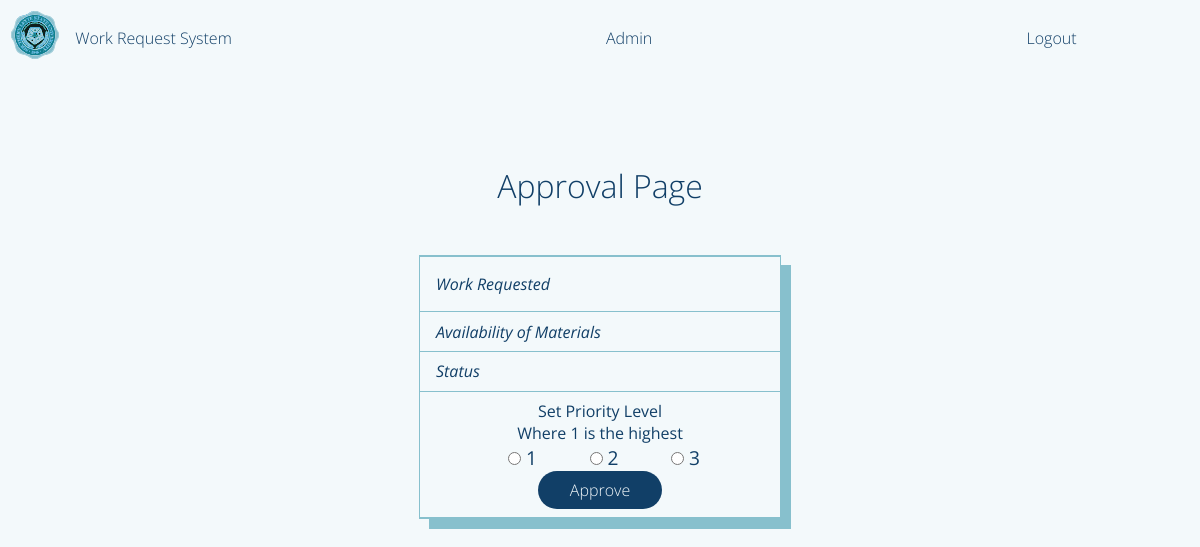
/adminPage/requestApproval/Elon/7 (signed in), run on an earlier commit of the app's database.
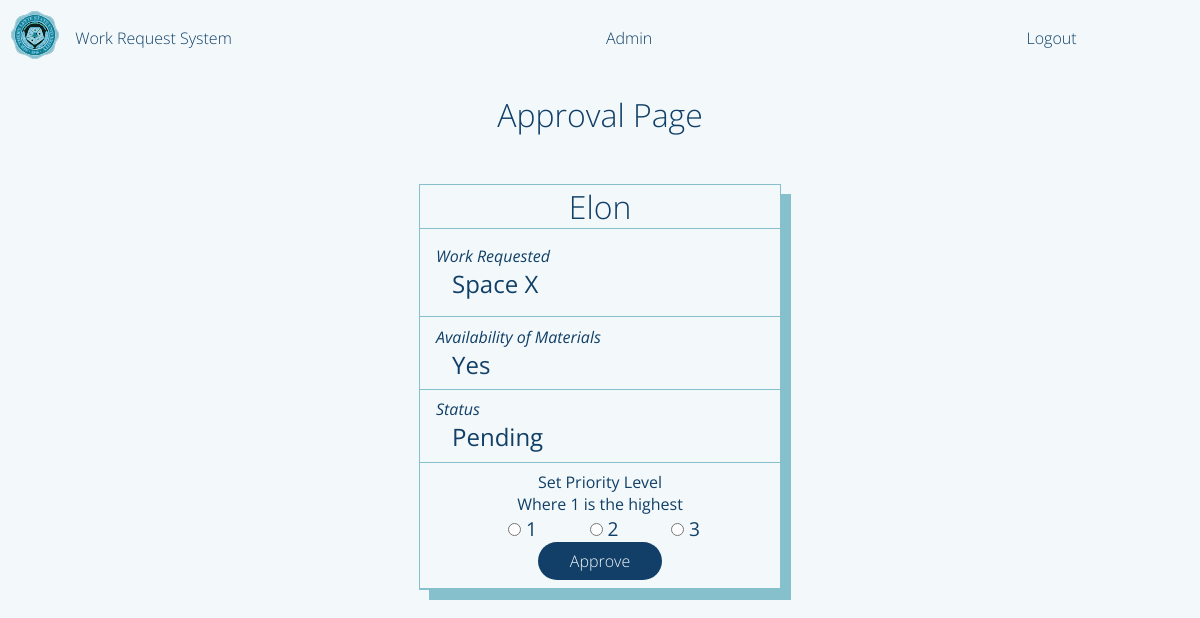
And on a later commit of the database.
### flaskApp/models.py (models this page shows, shortened)
class User(db.Model, UserMixin):
	__tablename__ = 'user'
	id = db.Column(db.Integer, primary_key=True)
	userName = db.Column(db.String(20), unique=True, nullable=False)
	userType = db.Column(db.String(20), default='Admin')
	passWord = db.Column(db.String(60), nullable=False)
	requestForm = db.relationship('UserRequestForm', backref='user')

class UserRequestForm(db.Model):
	__tablename__ = 'userRequestForm'
	id = db.Column(db.Integer, primary_key=True)
	requestorName = db.Column(db.String(500), nullable=False)
	requestTitle = db.Column(db.String(500), nullable=False)
	requestedWork = db.Column(db.String(500), nullable=False)
	roomNumber = db.Column(db.Integer(), nullable=False)
	avilabilityOfMaterials = db.Column(db.String(10), nullable=False)
	priorityLevel = db.Column(db.Integer, default=0) # change this to integer in the future 0 - pending 1 - high 2 - medium 3 - low
	status = db.Column(db.String(20), default='Pending')
	dateApproved = db.Column(DateTime, default=datetime.now(), nullable=False)
	dateLimit = db.Column(DateTime, default=datetime.now(), nullable=False)
	requestFormId = db.Column(db.Integer, db.ForeignKey('user.id'))

### flaskApp/routes.py (the view, shortened to what this page needs)
@app.route('/adminPage/requestApproval/<name>/<int:idNum>', methods=['POST', 'GET'])
def adminPageApproval(name, idNum):
	name_ = name
	idNum_ = idNum
	formApprove = RequestApproval()
	user = UserRequestForm.query.filter_by(requestorName=name_, id=idNum_).first()
	approvedDate = datetime.now()
	return render_template('adminApproval.html',id=idNum_, userName=name_, title='Admin Approval Page', user=current_user.userName, form=formApprove, user2=user)

### flaskApp/forms.py
class RequestApproval(FlaskForm):
	priorityLevel = RadioField('Level', choices=[1,2,3])
	submitApproval = SubmitField('Approve')

### flaskApp/models.py (called while the page is built)
@loginManager.user_loader
def loadUser(userId):
	return User.query.get(int(userId))

### flaskApp/templates/adminApproval.html (shortened to what this page needs)
{% extends "layout.html" %}
{% block content %}
	<main class="content-main">
		<section class="content-main-header">
			Approval Page
		</section>
		<section class="content-main-body">
			<div class="main-body-form">
				<header>{{user2.requestorName}}</header>
				<main>
					<section>
						<i>Work Requested</i>
						<i>{{user2.requestTitle}}</i>
					</section>
					<section>
						<i>Availability of Materials</i>
						<i>{{user2.avilabilityOfMaterials}}</i>
					</section>
					<section>
						<i>Status</i>
						<i>{{user2.status}}</i>
					</section>
					<section>
						<form method="POST" class="approval-form">
							<p>Set Priority Level</p>
							<p>Where 1 is the highest</p>
							{{ form.priorityLevel() }}
							{{ form.submitApproval(id="approve-btn") }}
						</form>
					</section>
				</main>
			</div>
		</section>
	</main>
{% endblock content %}

### flaskApp/templates/layout.html (shortened to what this page needs)
<!DOCTYPE html>
<html>
<head>
    {% if title == 'Login Page'%}
    	<link rel="stylesheet" type="text/css" href="{{ url_for('static', filename='login.css') }}">
    {% elif title == 'Admin Page'%}
    	<link rel="stylesheet" type="text/css" href="{{ url_for('static', filename='adminDashboard.css') }}">
    {% elif title == 'Requestor Page'%}
        <link rel="stylesheet" type="text/css" href="{{ url_for('static', filename='requestorDashboard.css') }}">
    {% elif title == 'Staff Page'%}
        <link rel="stylesheet" type="text/css" href="{{ url_for('static', filename='staffDashboard.css') }}">
     {% elif title == 'Admin Approval Page'%}
        <link rel="stylesheet" type="text/css" href="{{ url_for('static', filename='adminApproval.css') }}">
    {% endif%}
</head>
<body>
	<div class="container">
        {% if title != 'Login Page'%}
        <header class="content-header">
            <div class="img-box">
                <img class="logo_slsu" src="{{ url_for('static', filename='img/logo_slsu.svg') }}">
            </div>
            {% if title == 'Admin Page'%}
                <section class="header-title">
                    <a href="{{ url_for('adminPage') }}">Work Request System</a>
                </section>
                <section class="header-user">
                    {{ user }}
                </section>
            {% elif title == 'Admin Approval Page' %}
                <section class="header-title">
                    <a href="{{ url_for('adminPage') }}">Work Request System</a>
                </section>
                <section class="header-user">
                    {{ user }}
                </section>
            {% endif %}
            <div class="header-profile">
                {% if current_user.is_authenticated == True %}
                <a href="{{ url_for('logout') }}">Logout</a>
                {% endif %}
            </div>
        </header>
        {% endif%}
		{% block content %}{% endblock content %}
	</div>
</body>
</html>

### flaskApp/static/adminApproval.css (style rules this page uses)
body { background: var(--white); }
.container { margin: 0; display: grid; height: 100vh; grid-template-columns: 1fr 1fr 1fr; grid-template-rows: 0fr 1fr 0.5fr; grid-template-areas: 'h h h' 'm m m' 'f f f'; }
.content-header { grid-area: h; display: flex; flex-direction: row; align-items: center; padding: var(--fn-small); }
.img-box { flex-grow: 0; }
.header-title { flex-grow: 1; margin-left: 1rem; }
.header-title a { font-size: var(--fn-regular); font-weight: lighter; color: var(--blue); }
.header-user { flex-grow: 1; font-size: var(--fn-regular); font-weight: lighter; color: var(--blue); }
.header-profile { flex-grow: 0.3; }
.header-profile a { font-size: var(--fn-regular); font-weight: lighter; color: var(--blue); }
.content-main { grid-area: m; display: flex; flex-direction: column; justify-content: center; align-items: center; }
.content-main-header { color: var(--blue); font-size: var(--fn-large); font-weight: lighter; }
.content-main-body div { display: flex; flex-direction: column; height: 100%; width: 30vw; border: 1px solid var(--blueGreen); margin-top: 3rem; box-shadow: 10px 10px var(--blueGreen); }
.content-main-body div header, .content-main-body div main, .content-main-body div footer { color: var(--blue); }
.content-main-body div header { flex-grow: 0; text-align: center; font-size: var(--fn-large); font-weight: lighter; border-bottom: 1px solid var(--blueGreen); padding: 0; margin: 0; }
.content-main-body div main { flex-grow: 1; display: grid; grid-template-columns: 1fr; grid-template-rows: 0.3fr; }
.content-main-body div main section:first-child { padding: 1rem 1rem 1rem 0rem; }
.content-main-body div main section { display: flex; flex-direction: column; border-bottom: 1px solid var(--blueGreen); padding: 0; justify-content: center; }
.content-main-body div main section i { padding: 0; margin-left: 1rem; }
.content-main-body div main section i:nth-child(2) { font-size: var(--fn-medium); margin-left: 2rem; font-style: normal; }
#approve-btn { font-size: var(--fn-regular); background: var(--blue); color: var(--white); font-weight: lighter; padding: 0.5rem 2rem 0.5rem 2rem; cursor: pointer; }
.approval-form { display: block; text-align: center; }
.content-main-body div main section:nth-child(4) ul { list-style: none; display: flex; flex-direction: row; justify-content: space-between; margin: 0rem 5rem 0rem 3rem; }
.content-main-body div main section:nth-child(4) ul li { font-size: 1.2rem; }

### flaskApp/static/globalVariables.css (style rules this page uses)
* { font-family: 'Open Sans'; margin: 0; }
:root { --white: #F3F9FB; --blue: #113F67; --lightBlue: #226597; --blueGreen: #87C0CD; --blueGreenRGB: 135, 192, 205; --danger: #6581db; --box-shadow-blueGreen: rgba(135, 192, 205,0.3); --box-shadow: 5px 5px 10px 1px rgba(135, 192, 205,0.4), -5px -5px 10px 1px rgba(255, 255, 255,0.8); --box-shadow-low: 5px 5px 10px 1px rgba(135, 192, 205,0.4); --box-shadow-high: -5px -5px 10px 1px rgba(255, 255, 255,0.8); --fn-regular: 1rem; --fn-small: 0.7rem; --fn-large: 2rem; --fn-xlarge: 3rem; --fn-medium: 1.5rem; --border-radius: 2rem; --img-danger: invert(83%) sepia(36%) saturate(5506%) hue-rotate(310deg) brightness(84%) contrast(105%); --img-color-blue: invert(19%) sepia(21%) saturate(3410%) hue-rotate(178deg) brightness(94%) contrast(92%); --img-color-lightBlue: invert(29%) sepia(81%) saturate(550%) hue-rotate(165deg) brightness(95%) contrast(88%); --img-color-blueGreen: invert(76%) sepia(41%) saturate(278%) hue-rotate(144deg) brightness(91%) contrast(84%); --img-color-white: invert(98%) sepia(1%) saturate(1507%) hue-rotate(172deg) brightness(101%) contrast(97%); --setBefore: 0%; }
body { background: var(--white); color: var(--white); }
input { padding: 1rem; border-radius: var(--border-radius); outline: none; border: none; font-weight: lighter; color: var(--blue); }
a { text-decoration: none; color: var(--blueGreen); }
.logo_slsu { width: 3rem; height: 3rem; filter: invert(97%) sepia(45%) saturate(6373%) hue-rotate(166deg) brightness(85%) contrast(88%); }
.header-profile a { text-decoration: none; color: var(--white); }

What changed in the data, as far as the page shows it:
added UserRequestForm: requestorName "Elon", requestTitle "Space X", avilabilityOfMaterials "Yes", status "Pending"
